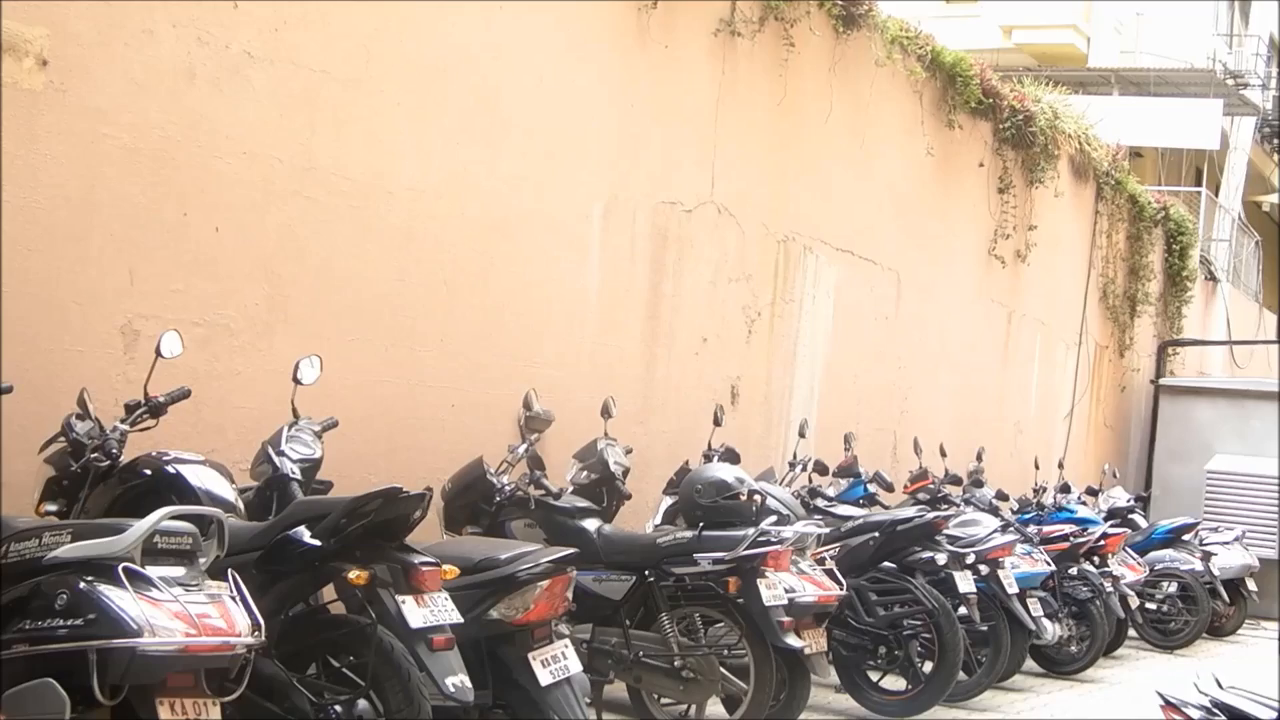
#> input picture frame 13 of camera-tampering-detection/clips/Defocusing.mp4, 1280 x 720 px, given in place of vtest.avi, which was not available
$ python displacement_bm.py
#> lines starting #> are read from the running program, lines starting #| are printed output that depends on the picture; after the words box and inside, x2 and y2 are one past the last pixel; in counts of white or black regions, pixels touching at a corner belong together; pictures that were not available may be replaced by others from this repository, and a replacement may not be noted
### camera-tampering-detection/code/blockmatching_util.py
"""
Utilities for block matching task
"""

import numpy as np
import cv2


# [12 lines left out: function MSD, not called in this run]


def TSS(frame_cur, bg_prev, cost_func=MSD, block_size=8, init_step=4):
    """
    Three step search algorithm
    Compute the displacement distance from center block of current frame
        with 5 blocks from previous background model (image), namely:
        center, left, top, right, bottom blocks
    Next the center block of previous frame is selected among 5 blocks
        according to the cost function (MSD), and the init_step is halved
    The process repeats until init_step reaches 1
    The displacement is the Euclidean distance of the first and last center
        boxes.

    @param frame_cur (np image): current gray scale frame
    @param bg_prev (np image): prev background model (image), which can be
                                acquired using function like
                                cv2.createBackgroundSubtractorMOG2().getBackgroundImage()
    @param cost_func (function pointer): name of the cost function to be used
    @param block_size (int): half the size of the block (default=16)
    @param init_step (int): init step size for the Three Step Search algorithm, typical value 4, 7
                            (default=4). Larger motion require higher step_size

    @return displacement of the center in Euclidean space (float)
    """

    h, w = frame_cur.shape[:2]
    center_x, center_y = w//2, h//2
    assert (block_size < h//2 and block_size < w//2), "block size too big"
    frame_block = frame_cur[center_y-block_size:center_y +
                            block_size, center_x-block_size:center_x+block_size]

    track = [(center_x, center_y)]

    while init_step > 1:
        bg_list = []
        center_list = []

        left_x, left_y = center_x - init_step, center_y
        top_x, top_y = center_x, center_y - init_step
        right_x, right_y = center_x + init_step, center_y
        btm_x, btm_y = center_x, center_y + init_step

        bg_list.append(bg_prev[center_y-block_size:center_y +
                               block_size, center_x-block_size:center_x+block_size])
        center_list.append((center_x, center_y))

        bg_list.append(bg_prev[left_y-block_size:left_y +
                               block_size, left_x-block_size:left_x+block_size])
        center_list.append((left_x, left_y))

        bg_list.append(bg_prev[top_y-block_size:top_y +
                               block_size, top_x-block_size:top_x+block_size])
        center_list.append((top_x, top_y))

        bg_list.append(bg_prev[right_y-block_size:right_y +
                               block_size, right_x-block_size:right_x+block_size])
        center_list.append((right_x, right_y))

        bg_list.append(bg_prev[btm_y-block_size:btm_y +
                               block_size, btm_x-block_size:btm_x+block_size])
        center_list.append((btm_x, btm_y))

        min_msd = float('inf')
        for i, value in enumerate(bg_list):
            msd = cost_func(frame_block, value)
            if msd < min_msd:
                min_msd = msd
                center_x, center_y = center_list[i]

        track.append((center_x, center_y))
        init_step = init_step // 2

    # # Debug
    # tmp = frame_cur.copy()
    # cv2.imshow("Displacement",
    #            cv2.arrowedLine(tmp, track[0], track[-1],
    #                            color=(0, 255, 255), thickness=2,
    #                            line_type=cv2.LINE_AA,
    #                            tipLength=0.3))

    return np.linalg.norm(np.array(track[-1]) - np.array(track[0]))


class AverageMeter():
    def __init__(self, max_size=20):
        self.queue = list()
        self.max_size = max_size

    # [10 lines left out: functions update, average, not called in this run]

### camera-tampering-detection/code/displacement_bm.py
"""
This script tries to detect displacement by TSS block matching
algorithm described in the Sabotage.pdf paper (Calculate TSS for the
middle pixel only, which is not robust against moving scene (i.e.
crowd station))

python displacement_bm.py --input ../clips/Displacement.mp4 --algo MOG2 -s 0.5 -t 4.0 -m 20
"""


from __future__ import print_function
import cv2
import numpy as np
import time
import argparse
import imutils

from blockmatching_util import TSS, AverageMeter


def parse_args():
    parser = argparse.ArgumentParser(description='This program shows how to use background subtraction methods provided by \
                                                Opencv2. You can process both videos and images.')
    parser.add_argument('--input', type=str,
                        help='Path to a video or a sequence of image.', default='vtest.avi')
    parser.add_argument('--algo', type=str,
                        help='Background subtraction method (KNN, MOG2).', default='MOG2')
    parser.add_argument('-s', '--scale', type=float,
                        help='Scale down frame', default=1.0)
    parser.add_argument('-t', '--threshold', type=float,
                        help='Comparison threshold', default=4.0)
    parser.add_argument('-m', '--max_consecutive', type=int,
                        help='Max consecutive frame to average', default=20)

    return parser.parse_args()


if __name__ == "__main__":
    args = parse_args()

    if args.algo == 'MOG2':
        backSub = cv2.createBackgroundSubtractorMOG2(
            # history=300,
            # varThreshold=120,
            detectShadows=False
        )
    else:
        backSub = cv2.createBackgroundSubtractorKNN()
    capture = cv2.VideoCapture(cv2.samples.findFileOrKeep(args.input))

    if not capture.isOpened:
        print('Unable to open: ' + args.input)
        exit(0)

    count = 0
    threshold = args.threshold

    avg_displacement = AverageMeter(max_size=args.max_consecutive)

    while True:
        ret, frame = capture.read()
#> frame is the input picture: shape (720, 1280, 3); mean B, G, R 153.6, 173, 194.7
        if frame is None:
            break

        if args.scale != 1.0:
            frame = cv2.resize(frame, None, fx=args.scale, fy=args.scale)

        current_frame_number = capture.get(cv2.CAP_PROP_POS_FRAMES)

        # TO gray
        frame = cv2.cvtColor(frame, cv2.COLOR_BGR2GRAY)
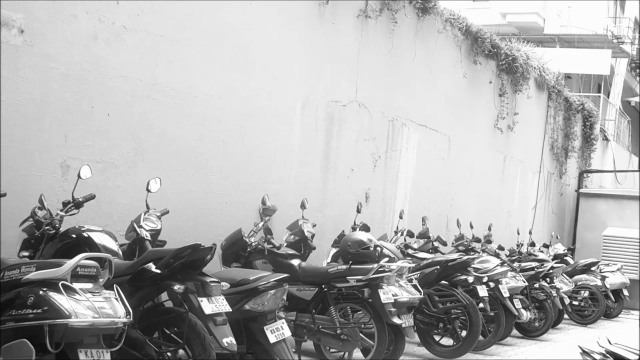
#> frame: shape (720, 1280) (shown at 1/2 size); min 7, max 255, mean 177.3

        if current_frame_number > 1:
            bg_prev = backSub.getBackgroundImage()

        fgMask = backSub.apply(frame)
#> fgMask: shape (720, 1280); every value is 255

        cv2.rectangle(frame, (10, 2), (100, 20), (255, 255, 255), -1)
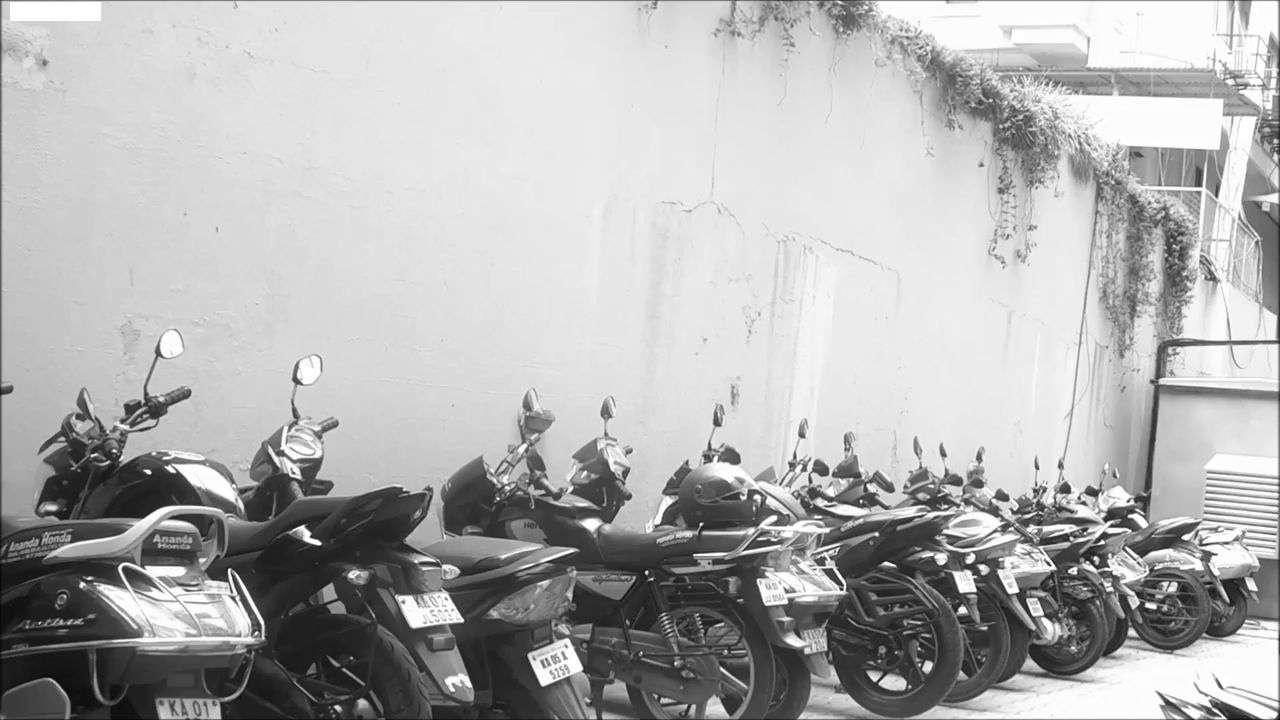
#> frame: shape (720, 1280); 0.19% of pixels changed, all inside (x1, y1, x2, y2) = (10, 2, 101, 21)
        cv2.putText(frame, str(current_frame_number), (15, 15),
                    cv2.FONT_HERSHEY_SIMPLEX, 0.5, (0, 0, 0))
#> frame: shape (720, 1280); 0.01% of pixels changed, all inside (x1, y1, x2, y2) = (18, 5, 50, 16)

        if current_frame_number > 1:
            displacement = TSS(
                frame, bg_prev, block_size=16, init_step=4)
#> in TSS, `frame_block = frame_cur[center_y-block_size:center_y + block_size, cen..`:
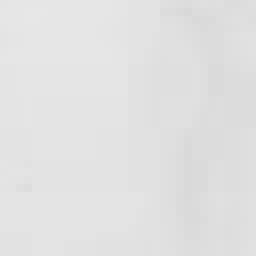
#> frame_block: shape (32, 32) (shown 8 times larger); min 216, max 231, mean 225.3
#> after the loop in TSS, `while init_step > 1:`: center_x = 640; center_y = 360; init_step = 4
#> (the run stopped early here; a loop or call above may not have finished)

$ run again, starting later in the video
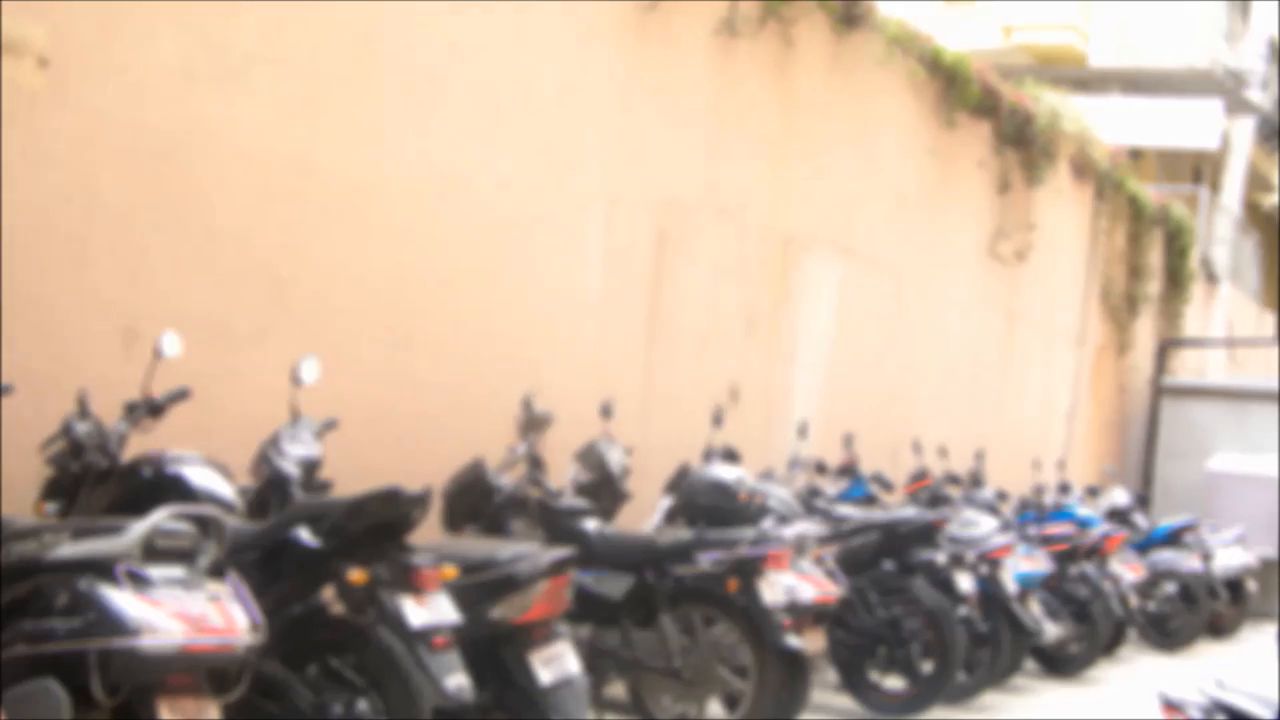
#> input picture frame 61 of camera-tampering-detection/clips/Defocusing.mp4, 1280 x 720 px, given in place of vtest.avi, which was not available
#> frame is the input picture: shape (720, 1280, 3); mean B, G, R 156.8, 175.7, 197.2
#> `frame = cv2.cvtColor(frame, cv2.COLOR_BGR2GRAY)`:
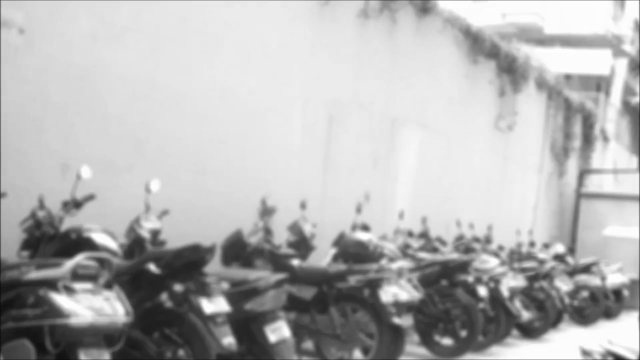
#> frame: shape (720, 1280) (shown at 1/2 size); min 9, max 255, mean 180
#> fgMask: shape (720, 1280); every value is 255
#> `cv2.rectangle(frame, (10, 2), (100, 20), (255, 255, 255), -1)`:
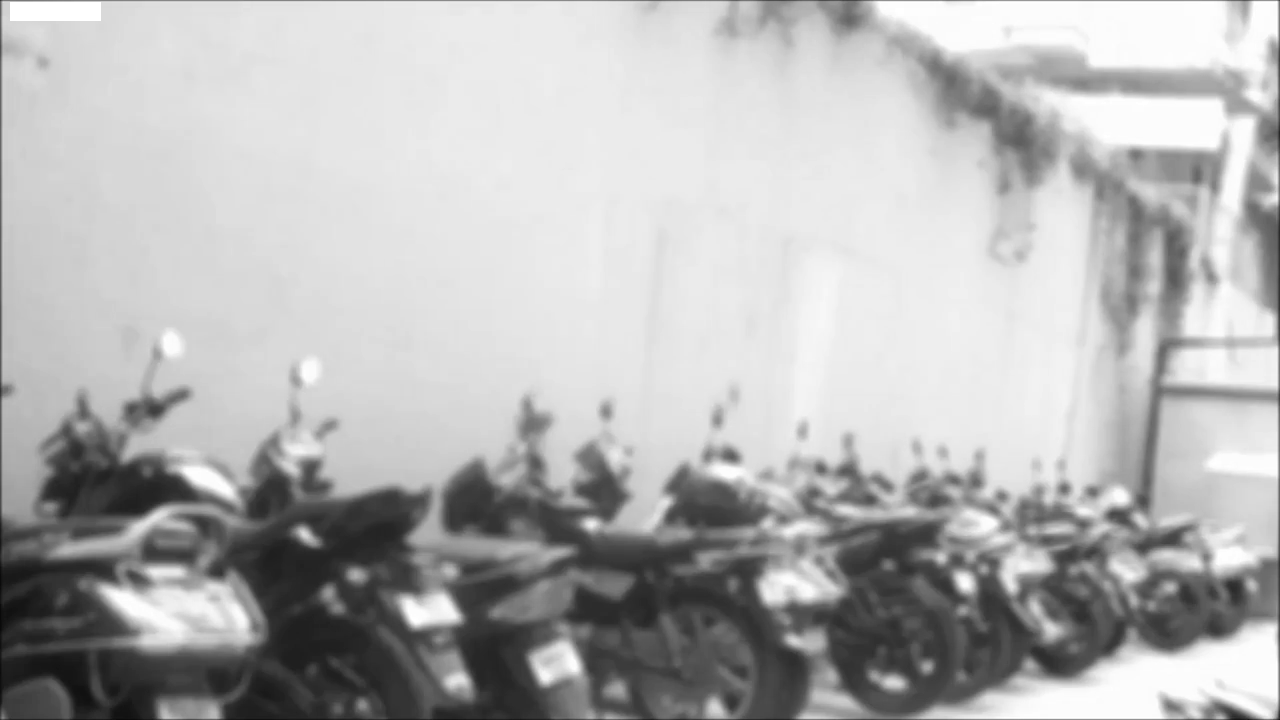
#> frame: shape (720, 1280); 0.19% of pixels changed, all inside (x1, y1, x2, y2) = (10, 2, 101, 21)
#> after the loop in TSS, `while init_step > 1:`: center_x = 640; center_y = 360; init_step = 4

$ run again, starting later in the video
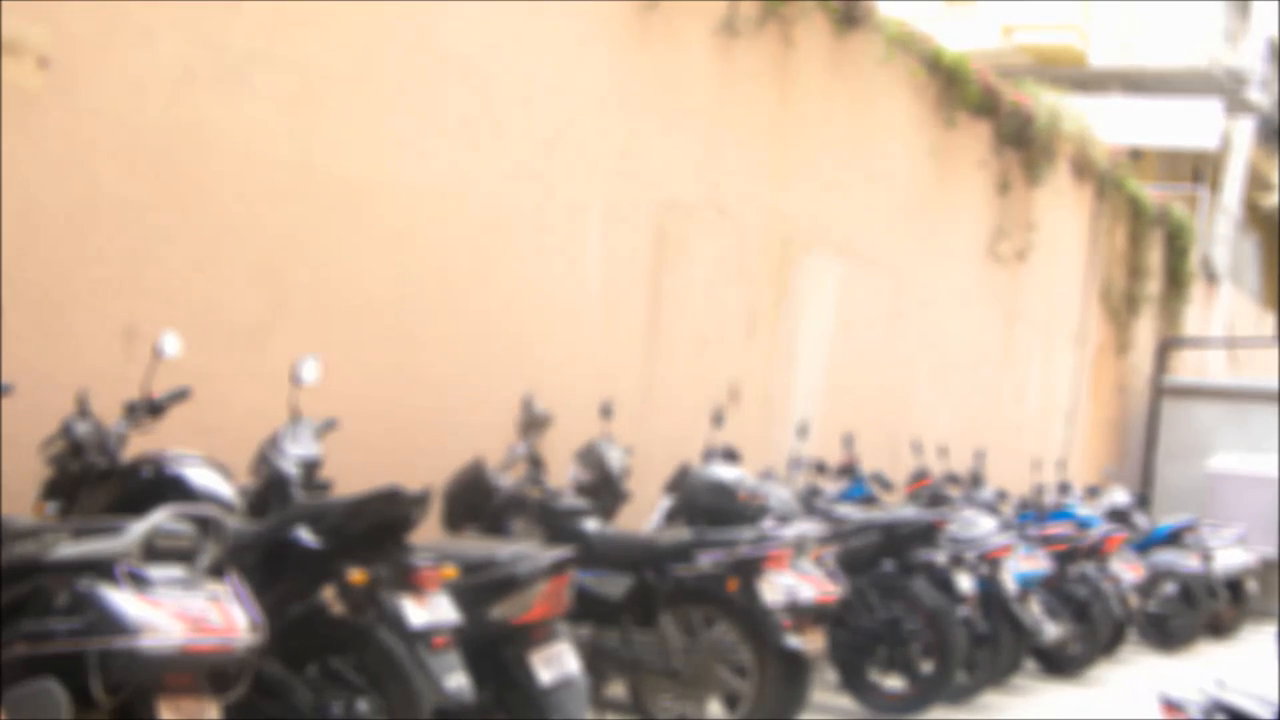
#> input picture frame 109 of camera-tampering-detection/clips/Defocusing.mp4, 1280 x 720 px, given in place of vtest.avi, which was not available
#> frame is the input picture: shape (720, 1280, 3); mean B, G, R 155.6, 174.6, 196.4
#> `frame = cv2.cvtColor(frame, cv2.COLOR_BGR2GRAY)`:
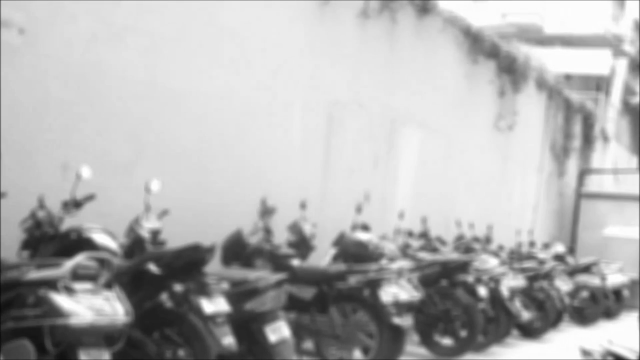
#> frame: shape (720, 1280) (shown at 1/2 size); min 8, max 255, mean 179
#> fgMask: shape (720, 1280); every value is 255
#> `cv2.rectangle(frame, (10, 2), (100, 20), (255, 255, 255), -1)`:
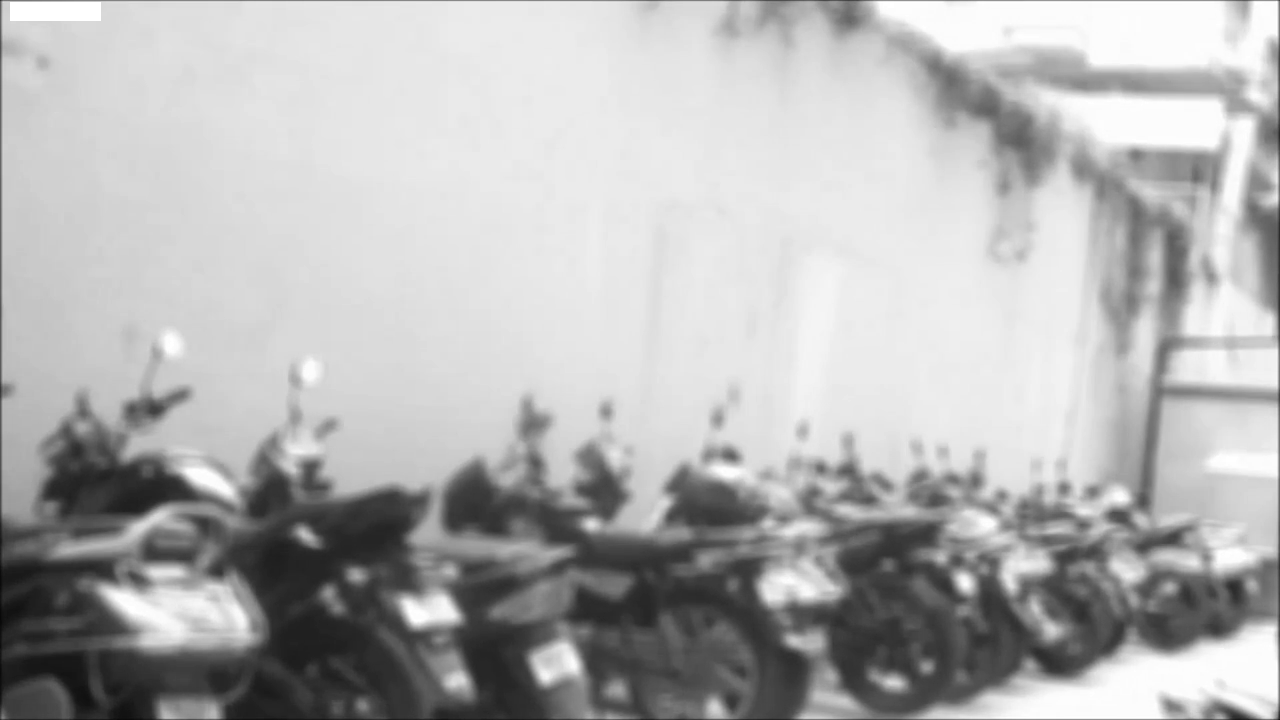
#> frame: shape (720, 1280); 0.19% of pixels changed, all inside (x1, y1, x2, y2) = (10, 2, 101, 21)
#> after the loop in TSS, `while init_step > 1:`: center_x = 640; center_y = 360; init_step = 4
